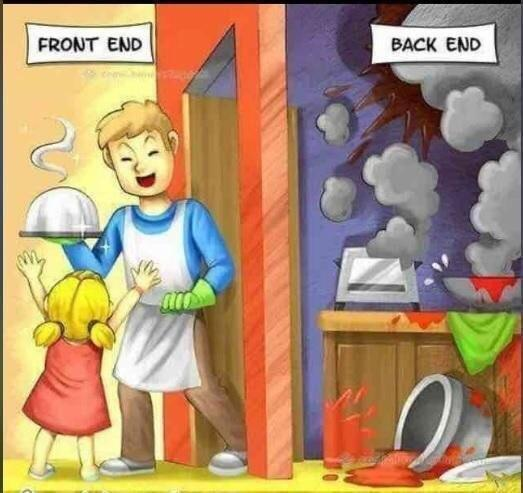
#> input picture images/ayy5b6rltuiz.jpg, 523 x 493 px; its folder holds only this picture in this run
$ python match.py --template images/ayy5b6rltuiz.jpg --images images
#> lines starting #> are read from the running program, lines starting #| are printed output that depends on the picture

# import the necessary packages
import numpy as np
import argparse
import imutils
import glob
import cv2

# construct the argument parser and parse the arguments
ap = argparse.ArgumentParser()
ap.add_argument("-t", "--template", required=True, help="Path to template image")
ap.add_argument("-i", "--images", required=True,
	help="Path to images where template will be matched")
ap.add_argument("-v", "--visualize",
	help="Flag indicating whether or not to visualize each iteration")
args = vars(ap.parse_args())

# load the image image, convert it to grayscale, and detect edges

template = cv2.imread(args["template"])
#> template is the input picture: shape (493, 523, 3); mean B, G, R 112.2, 144.1, 175.2
template = cv2.cvtColor(template, cv2.COLOR_BGR2GRAY)
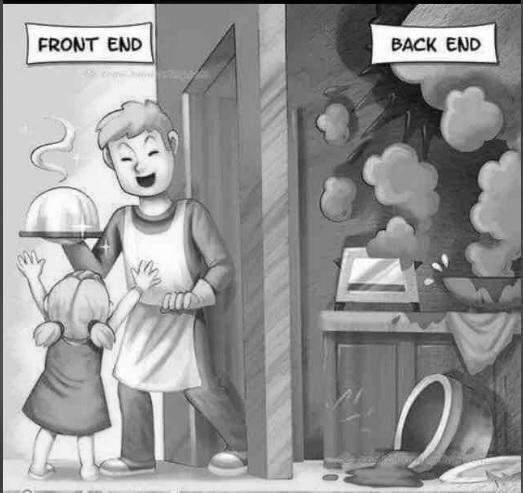
#> template: shape (493, 523); min 0, max 255, mean 149.8
template = cv2.Canny(template, 50, 200)
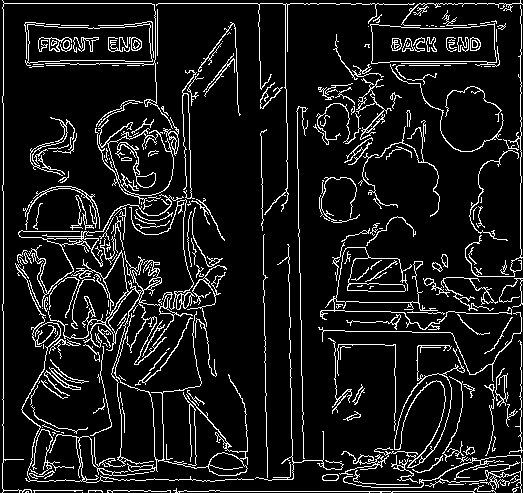
#> template: shape (493, 523); 10% white in thin lines or dots
(tH, tW) = template.shape[:2]
#> tH = 493; tW = 523
cv2.imshow("Template", template)
# loop over the images to find the template in
for imagePath in glob.glob(args["images"] + "/*.jpg"):
	# load the image, convert it to grayscale, and initialize the
	# bookkeeping variable to keep track of the matched region
	image = cv2.imread(imagePath)
	gray = cv2.cvtColor(image, cv2.COLOR_BGR2GRAY)
	found = None
	rects = []
	# loop over the scales of the image
	for scale in np.linspace(0.2, 1.0, 20)[::-1]:
		# resize the image according to the scale, and keep track
		# of the ratio of the resizing
		resized = imutils.resize(gray, width = int(gray.shape[1] * scale))
		w, h = resized.shape[::-1]
		r = gray.shape[1] / float(resized.shape[1])

		# if the resized image is smaller than the template, then break
		# from the loop
		if resized.shape[0] < tH or resized.shape[1] < tW:
			break
		# detect edges in the resized, grayscale image and apply template
		# matching to find the template in the image
		edged = cv2.Canny(resized, 50, 200)
		result = cv2.matchTemplate(edged, template, cv2.TM_CCOEFF_NORMED)
		threshold = .3
		loc = np.where( result >= threshold)
		print(zip(*loc))
		for pt in zip(*loc[::-1]):
			cv2.rectangle(image, pt, (pt[0] + w, pt[1] + h), (0,0,255), 2)
		cv2.imwrite('res.png',image)
#> this loop made 2 passes
#> (printed output is left out)
#> pass 1, `cv2.imwrite('res.png',image)`:
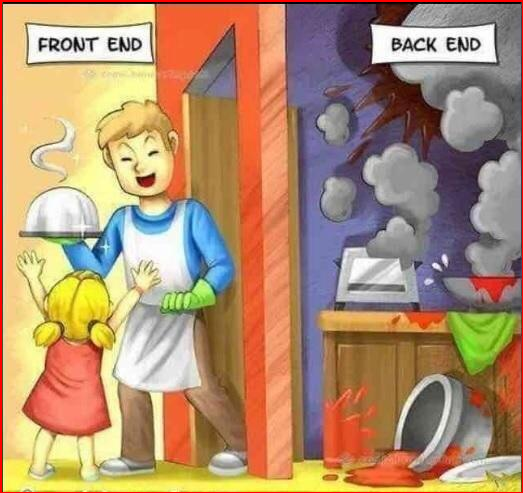
#> saved as res.png: shape (493, 523, 3); mean B, G, R 111.8, 143.3, 177.3


		#run with python match.py --template %.png --images images
